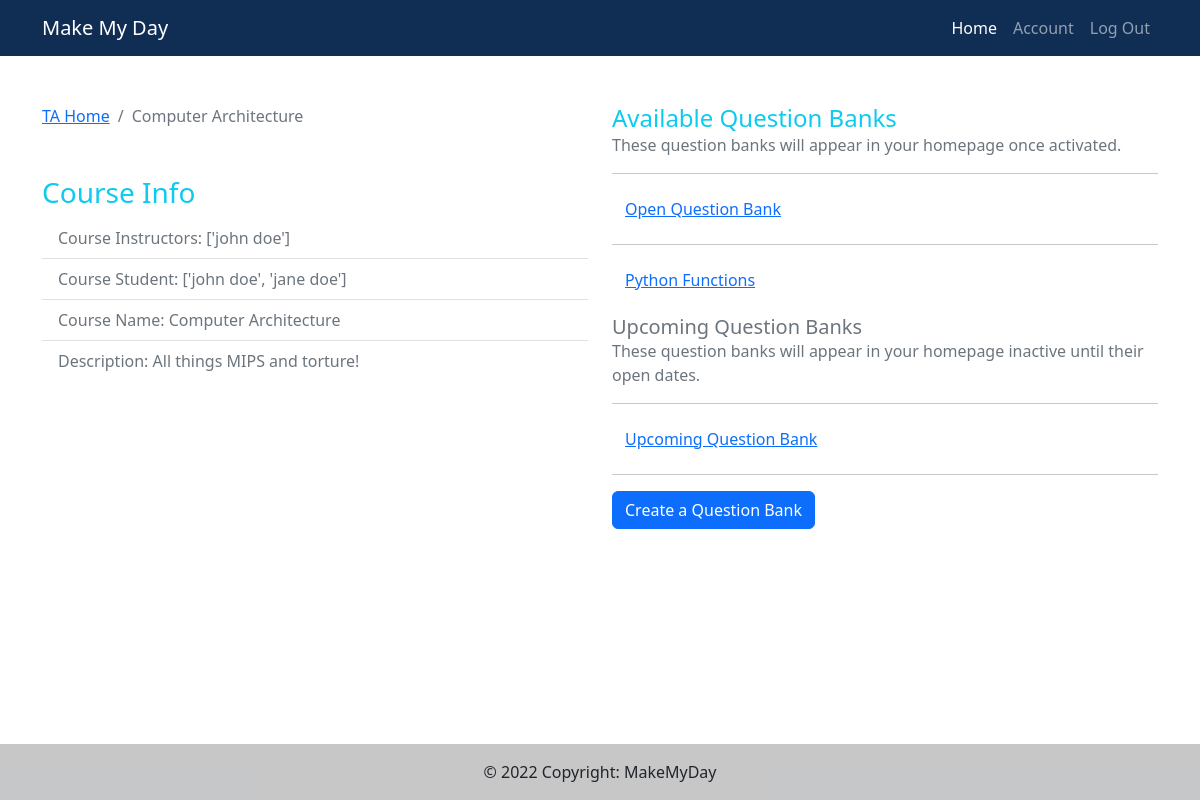
/course/4/ (signed in), run on the app's committed database.
### main/models.py (models this page shows, shortened)
class Course(models.Model):
    instructors = models.ManyToManyField(Instructor, related_name="instructors")
    students = models.ManyToManyField(Student, related_name="students")
    course_id = models.BigAutoField(primary_key=True, db_column="course_id")
    course_name = models.CharField(max_length=255)
    description = models.TextField(default="")
    access_code = models.CharField(max_length=100, default="", blank=True)
    year = models.PositiveIntegerField(default=timezone.now().year, validators=[MinValueValidator(1900), max_value_current_year])
    SPRING = "SPRING"
    SUMMER = "SUMMER" # this means once every two days
    FALL = "FALL"
    CHOICES = (
        (SPRING, "Spring"),
        (SUMMER, "Summer"),
        (FALL, "Fall"),
    )
    semester = models.CharField(choices = CHOICES, default=SUMMER, max_length=120)
    def retrieveQuestionBanks(self):
        closed_qbs = self.question_bank_set.filter(
            end_date__lte=timezone.now())
        open_qbs = self.question_bank_set.filter(
            start_date__lte=timezone.now(),
            end_date__gte=timezone.now())
        upcoming_qbs = self.question_bank_set.filter(
            start_date__gte=timezone.now())
        return [closed_qbs, open_qbs, upcoming_qbs]

### questions/models.py (models this page shows, shortened)
class Question_Bank(models.Model):
    course = models.ForeignKey(Course, on_delete=models.CASCADE, default=None)
    assigned_students = models.ManyToManyField(Student, through="Activated_Question_Bank")
    question_bank_id = models.BigAutoField(primary_key=True, db_column="question_bank_id")
    topic = models.CharField(max_length=255, default="Topic")
    start_date = models.DateTimeField(null=True)
    end_date = models.DateTimeField(null=True)
    number_of_attempts = models.IntegerField(default=3) # might move to question model
    isRandom = models.BooleanField(default=False)
    DAILY = "DAILY"
    BIDIURNAL = "BIDIURNAL" # this means once every two days
    WEEKLY = "WEEKLY"
    FREQUENCY_CHOICES = (
        (DAILY, "Daily"),
        (BIDIURNAL, "Every other day"),
        (WEEKLY, "Weekly"),
    )
    frequency = models.CharField(choices = FREQUENCY_CHOICES, default=DAILY, max_length=120)
    class Meta:
        verbose_name_plural = 'Question_Banks'

### course/views.py (the view)
# urls.py: path('<int:pk>/', courseViews.each_courses, name='each_courses'),
@login_required
def each_courses(request, pk):
    each_one = Course.objects.get(pk=pk)
    instructors = []
    for ins in list(each_one.instructors.all()):
        name = ins.user_profile.user.first_name + " " + ins.user_profile.user.last_name
        instructors.append(name)
    students = []
    for stu in list(each_one.students.all()):
        name = stu.user_profile.user.first_name + " " + stu.user_profile.user.last_name
        students.append(name)
    [closed_qbs, open_qbs, upcoming_qbs] = each_one.retrieveQuestionBanks()
    return render(request, 'course/course_info.html',
    {'each_one': each_one,
    'instructors': instructors,
    'students': students,
    'open_qbs': open_qbs,
    'upcoming_qbs': upcoming_qbs})

### course/templates/course/course_info.html (shortened to what this page needs)
{% extends 'main/base.html' %}
{% load static %}
{% load humanize %}
{% block content %}
<div class="container">
    <div class="row mb-5 fields mt-5">
        <div class="col-md-6">
            <section id="bc">
                <nav aria-label="breadcrumb">
                    <ol class="breadcrumb">
                        <li class="breadcrumb-item">
                            {% if request.user.userprofile.student_id == "" and request.user.userprofile.instructor_id != "" %}
                            <a href="{% url 'main:home' %}">Instructor Home</a>
                            {% elif request.user.userprofile.instructor_id == "" and request.user.userprofile.student_id != "" %}
                            <a href="{% url 'main:home' %}">Student Home</a>
                            {% else %}
                            <a href="{% url 'main:home' %}">TA Home</a>
                            {% endif %}
                        </li>
                        <li class="breadcrumb-item active" aria-current="page">
                            {{each_one.course_name}}
                        </li>
                    </ol>
                </nav>
            </section>
                        <ul class="list-group list-group-flush mt-5">
                            <h3 class="text-info">Course Info</h3>
                            <li class="list-group-item text-secondary">
                                Course Instructors:
                                <span class="float-right">{{instructors}}</span>
                            </li>
                            <li class="list-group-item text-secondary">
                                Course Student:
                                <span class="float-right">{{students}}</span>
                            </li>
                            <li class="list-group-item text-secondary">
                                Course Name:
                                <span class="float-right"
                                    >{{each_one.course_name}}</span
                                >
                            </li>
                            <li class="list-group-item text-secondary">
                                Description:
                                <span class="float-right"
                                    >{{each_one.description}}
                                </span>
                            </li>
                        </ul>
                        <div class="pt-4">
                        </div>
        </div>
		<div class="col-md-6">
			<h4 class="text-info mb-0">Available Question Banks</h4>
            <p class="text-muted mb-3">These question banks will appear in your homepage once activated.</p>
            {% for qb in open_qbs %}
            <hr />
            <button
                class="btn btn btn-link modal-button"
                data-pk="{{qb.question_bank_id}}"
                data-question-bank="{{qb.topic}}"
                data-num-attempts="{{qb.number_of_attempts}}"
                data-start-date="{{qb.start_date}}"
                data-end-date="{{qb.end_date}}"
                data-frequency="{{qb.frequency}}"
                data-toggle="modal"
                data-target="#questionBankStartModal">{{qb.topic}}
            </button><br>
            {% endfor %}
            {% if upcoming_qbs %}
            <h5 class="text-muted mb-0 mt-3">Upcoming Question Banks</h5>
            <p class="text-muted mb-3">These question banks will appear in your homepage inactive until their open dates.</p>
            {% for qb in upcoming_qbs %}
            <hr />
            <button
                class="btn btn btn-link modal-button"
                data-pk="{{qb.question_bank_id}}"
                data-question-bank="{{qb.topic}}"
                data-num-attempts="{{qb.number_of_attempts}}"
                data-start-date="{{qb.start_date}}"
                data-end-date="{{qb.end_date}}"
                data-frequency="{{qb.frequency}}"
                data-toggle="modal"
                data-target="#questionBankStartModal">{{qb.topic}}
            </button><br>
            {% endfor %}
            {% endif %}
			<hr>
            <a class="btn btn-primary btn" href="question-banks/create-qb">
                Create a Question Bank
             </a>
		</div>
    </div>
</div>
{% endblock %}

### data on the page
Course: course_name "Computer Architecture", description "All things MIPS and torture!"
Question_Bank: topic "Open Question Bank"
Question_Bank: topic "Python Functions"
Question_Bank: topic "Upcoming Question Bank"

### other printed values
{{ instructors }} "['john doe']"
{{ students }} "['john doe', 'jane doe']"
